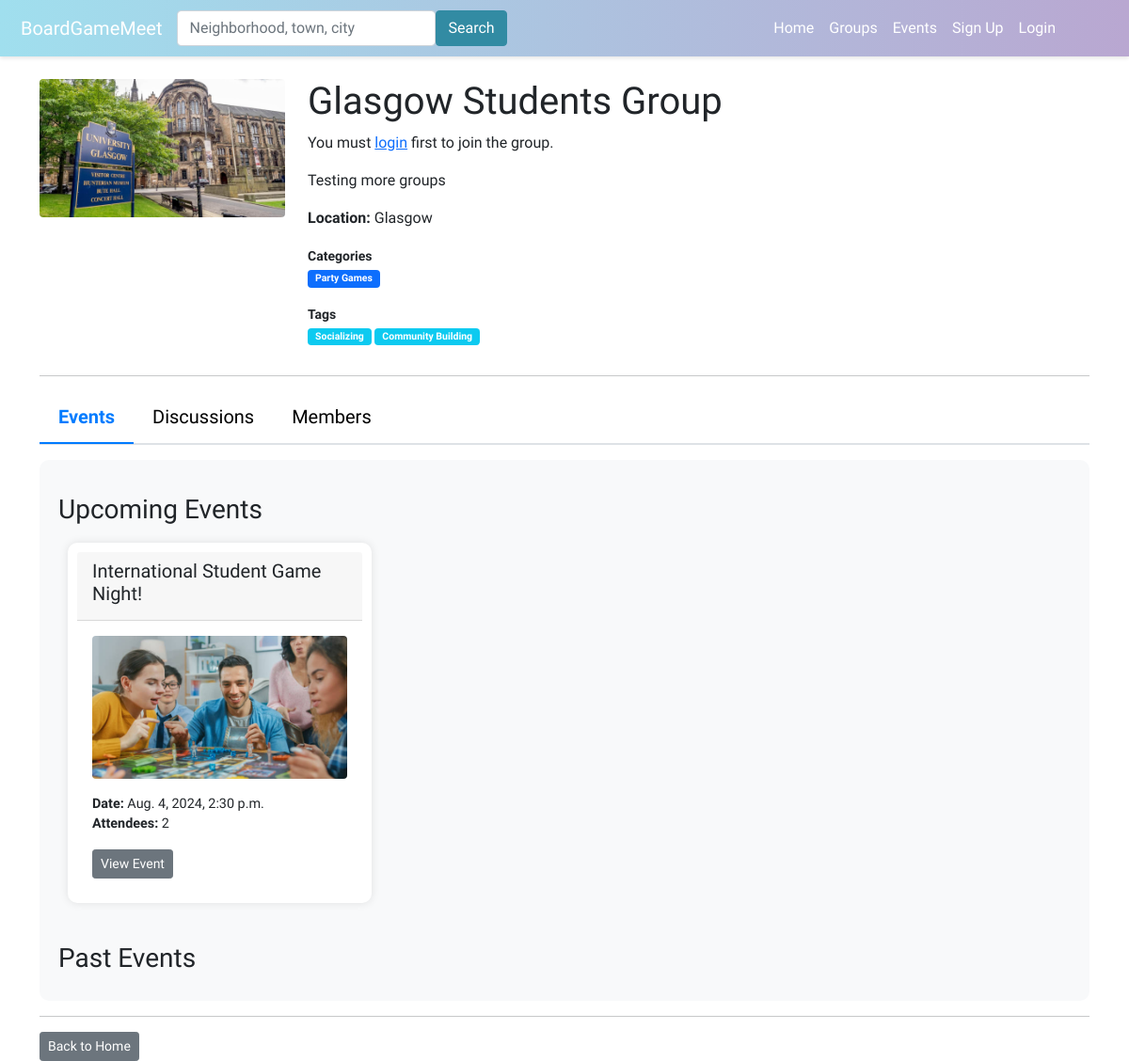
Before: /group/glasgow-students-group-7/ with the older database file.
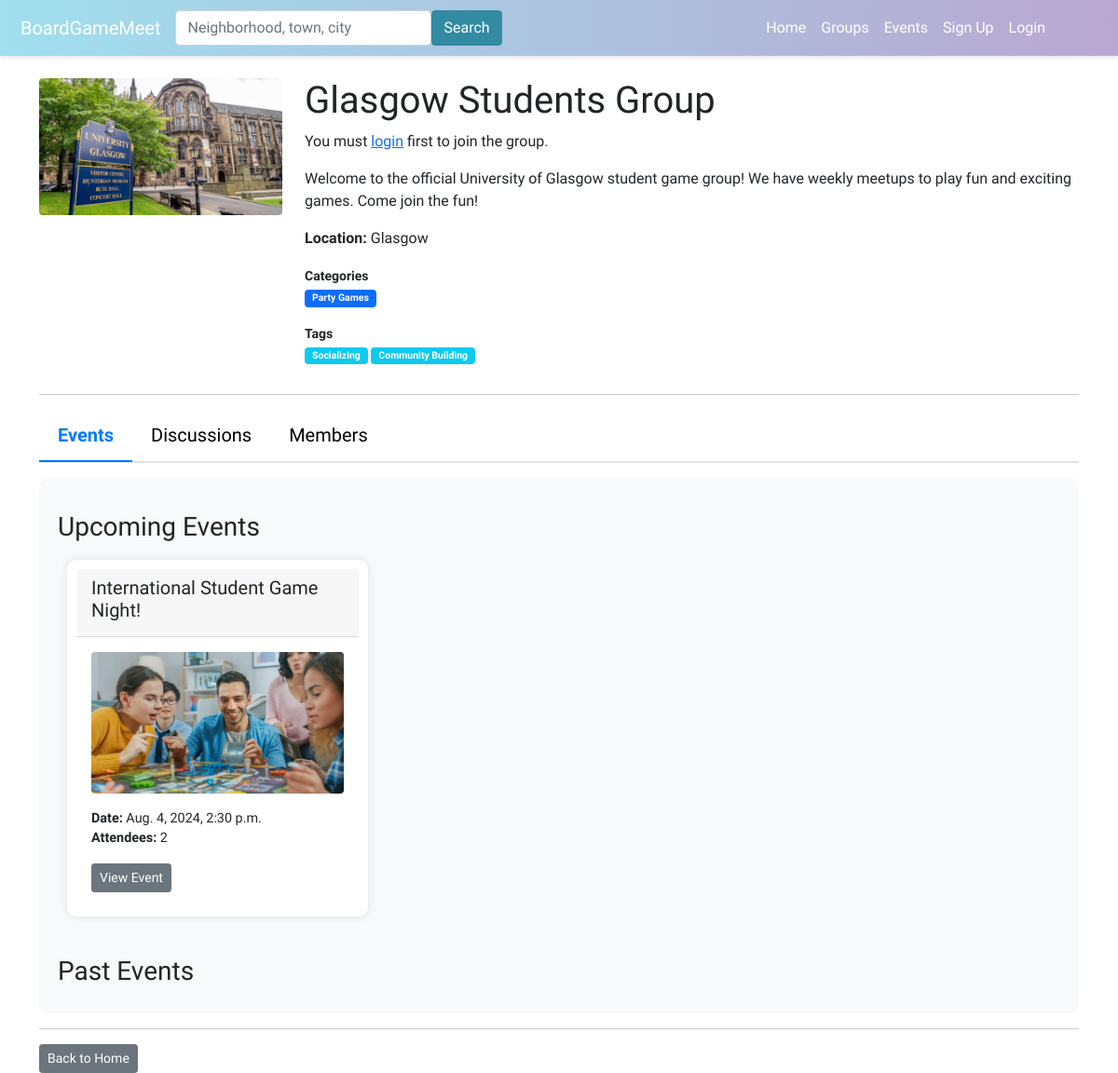
After: the same page with the newer database file.
### boardgame/models.py (models this page shows, shortened)
class Group(models.Model):
    name = models.CharField(max_length=100)
    description = models.TextField()
    members = models.ManyToManyField(User, through='GroupMembers')
    slug = models.SlugField(unique=True)
    group_image = models.ImageField(upload_to='group_images/', null=True, blank=True)
    TYPE_SELECT = (
        ('Public', 'Public'),
        ('Private', 'Private'),
    )
    group_privacy = models.CharField(max_length=10,choices=TYPE_SELECT,default='Public')
    categories = models.ManyToManyField(Category, related_name='groups', blank=True)
    tags = models.ManyToManyField(Tag, related_name='groups', blank=True)

### boardgame/views.py (the view, shortened to what this page needs)
# urls.py: path('group/<slug:group_slug>/', views.group_profile, name='group_profile'),
def group_profile(request, group_slug):
    group = Group.objects.get(slug=group_slug)
    members = group.members.all()
    is_member = False
    is_admin = False
    is_moderator = False
    if request.user.is_authenticated:
        is_member = members.filter(id=request.user.id).exists()
        is_admin = GroupMembers.objects.filter(user=request.user, group=group, is_admin=True).exists()
        is_moderator = GroupMembers.objects.filter(user=request.user, group=group, is_moderator=True).exists()
    now = datetime.now()
    upcoming_events = Event.objects.filter(group=group, date_time__gte=now).order_by('date_time')
    past_events = Event.objects.filter(group=group, date_time__lt=now).order_by('-date_time')
    post_form = GroupPostForm()
    comment_form = GroupCommentForm()
    group_location = GroupLocation.objects.filter(group=group).first()
    posts = GroupPost.objects.filter(group=group).order_by('-date_added')
    context = {
        'group': group,
        'group_location': group_location,
        'is_admin': is_admin,
        'is_moderator': is_moderator,
        'upcoming_events': upcoming_events,
        'past_events': past_events,
        'members': members,
        'is_member': is_member,
        'post_form': post_form,
        'comment_form': comment_form,
        'posts': posts,
    }
    return render(request, 'boardgame/group_profile.html', context)

### boardgame/forms.py
class GroupPostForm(forms.ModelForm):
    class Meta:
        model = GroupPost
        fields = ['content']

class GroupCommentForm(forms.ModelForm):
    class Meta:
        model = GroupPostComment
        fields = ['content']

### boardgame/templates/boardgame/group_profile.html (shortened to what the changed rows need)
{% extends 'boardgame/base.html' %}
{% load static %}
{% block content %}
<head>
    <link rel="stylesheet" href="{% static 'boardgame/group_profile_style.css' %}">
</head>
<div class="row">
    <div class="col-md-3">
        {% if group.group_image %}
        <img src="{{ group.group_image.url }}" class="profile-image img-fluid rounded">
        {% else %}
        <img src="{% static 'boardgame/images/group_profile_default.jpg' %}" class="profile-image img-fluid rounded">
        {% endif %}
    </div>
    <div class="col-md-9">
        <h1>{{ group.name }}</h1>
        {% if user.is_authenticated %}
        <form method="POST" action="">
            {% csrf_token %}
            {% if is_member %}
            <button type="submit" class="btn btn-danger btn-sm mb-2" name="leave">Leave Group</button>
            {% else %}
            <button type="submit" class="btn btn-primary btn-sm mb-2" name="join">Join Group</button>
            {% endif %}
            {% if is_admin or is_moderator %}
            <a href="{% url 'create_event' group.slug %}" class="btn btn-primary btn-sm mb-2">Create Event</a>
            <a href="{% url 'manage_group_dashboard' group.slug %}" class="btn btn-secondary btn-sm mb-2">Manage
                Group</a>
            {% endif %}
        </form>
        {% else %}
        <p>You must <a href="{% url 'login' %}">login</a> first to join the group.</p>
        {% endif %}
        <p>{{ group.description }}</p>
        {% if group_location %}
        <p><strong>Location:</strong> {{ group_location.city }}</p>
        {% else %}
        <p><strong>Location:</strong> Not specified</p>
        {% endif %}
        <div class="mb-1">
            <strong class="small">Categories</strong>
            <p class="small">
            </p>
        </div>
        <div class="mb-1">
            <strong class="small">Tags</strong>
            <p class="small">
            </p>
        </div>
    </div>
</div>
{% endblock %}

Changed rows visible on the page:
changed Group "Glasgow Students Group": description "Testing more groups" → "Welcome to the official University of Glasgow student game group! We have weekly meetups to play fun and exciting games. Come join the fun!"
